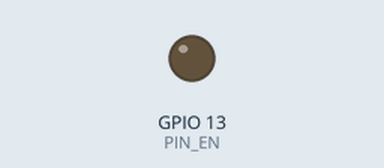
This sketch was run on a simulated ESP8266 (NodeMCU). Parts: output pins drawn as LEDs (lit = HIGH). WiFi joins after 1.5 s; servers stay silent unless stated; what the sketch prints to the serial monitor is not drawn. At 1.7 s the program puts the board to deep sleep or switches it off; the recording ends there.

Above: at 0.1 s.
At 1.0 s:
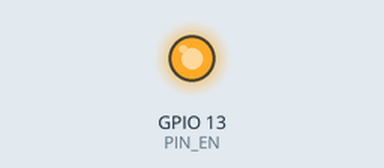
Timing chart, 0 to 1.7 s (numbered marks = the images above):
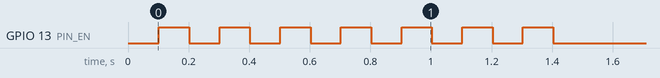

The sketch:

example04a_le.ino
```cpp
// (licence header left out)
#include <ESP8266WiFi.h>                    // ESP8266用ライブラリ
extern "C" {
#include "user_interface.h"                 // ESP8266用の拡張IFライブラリ
}
#include <WiFiUdp.h>                        // UDP通信を行うライブラリ
#define PIN_EN 13                           // IO 13(5番ピン)をセンサ用の電源に
#define SSID "1234ABCD"                     // 無線LANアクセスポイントのSSID
#define PASS "password"                     // パスワード
#define SENDTO "192.168.0.255"              // 送信先のIPアドレス
#define PORT 1024                           // 送信のポート番号
#define SLEEP_P 50*1000000ul                // スリープ時間 50秒(uint32_t)
void sleep();

void setup(){                               // 起動時に一度だけ実行する関数
    int waiting=0;                          // アクセスポイント接続待ち用
    pinMode(PIN_EN,OUTPUT);                 // センサ用の電源を出力に
    Serial.begin(9600);                     // 動作確認のためのシリアル出力開始
    Serial.println("Example 04 LE");        // 「Example 04」をシリアル出力表示
    WiFi.mode(WIFI_STA);                    // 無線LANをSTAモードに設定
    WiFi.begin(SSID,PASS);                  // 無線LANアクセスポイントへ接続
    while(WiFi.status() != WL_CONNECTED){   // 接続に成功するまで待つ
        delay(100);                         // 待ち時間処理
        waiting++;                          // 待ち時間カウンタを1加算する
        digitalWrite(PIN_EN,waiting%2);     // LED(EN信号)の点滅
        if(waiting%10==0)Serial.print('.'); // 進捗表示
        if(waiting > 300) sleep();          // 300回(30秒)を過ぎたらスリープ
    }
    Serial.println(WiFi.localIP());         // 本機のIPアドレスをシリアル出力
}

void loop() {
    WiFiUDP udp;                            // UDP通信用のインスタンスを定義
    int adc;                                // 整数型変数adcを定義

    digitalWrite(PIN_EN,HIGH);              // センサ用の電源をONに
    delay(5);                               // 起動待ち時間
    adc=system_adc_read();                  // AD変換器から値を取得
    digitalWrite(PIN_EN,LOW);               // センサ用の電源をOFFに
    udp.beginPacket(SENDTO, PORT);          // UDP送信先を設定
    udp.println(adc);                       // 変数adcの値を送信
    Serial.println(adc);                    // シリアル出力表示
    udp.endPacket();                        // UDP送信の終了(実際に送信する)
    sleep();
}

void sleep(){
    digitalWrite(PIN_EN,LOW);               // センサ用の電源をOFFに
    delay(200);                             // 送信待ち時間
    ESP.deepSleep(SLEEP_P,WAKE_RF_DEFAULT); // スリープモードへ移行する
    while(1){                               // 繰り返し処理
        delay(100);                         // 100msの待ち時間処理
    }                                       // 繰り返し中にスリープへ移行
}
```
